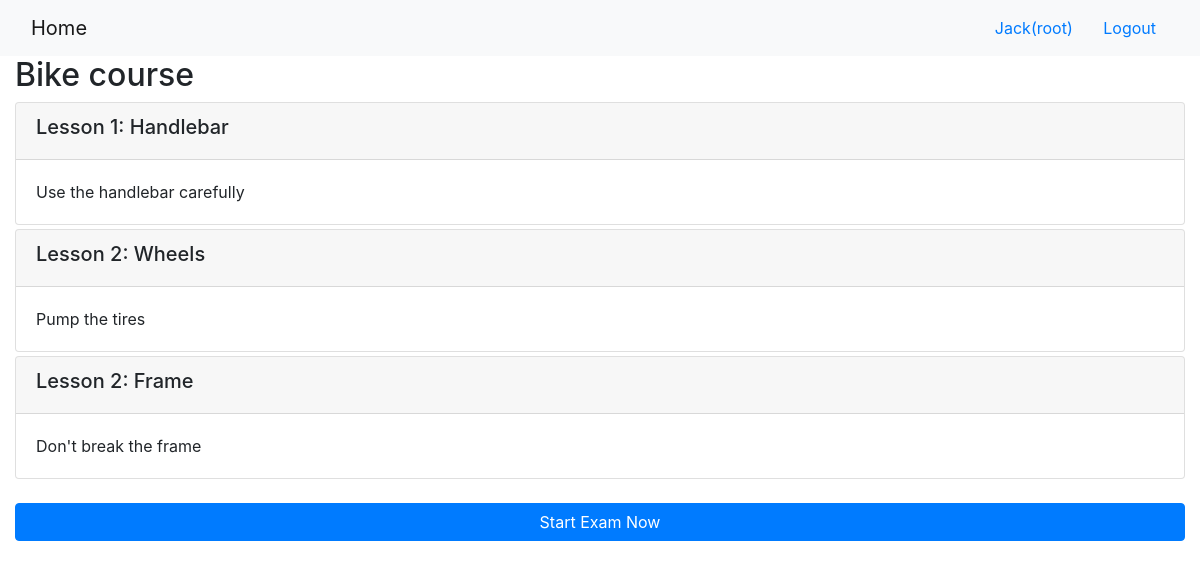
/onlinecourse/1/ (signed in), run on the app's committed database.
### onlinecourse/models.py (models this page shows, shortened)
class Course(models.Model):
    name = models.CharField(null=False, max_length=30, default='online course')
    image = models.ImageField(upload_to='course_images/')
    description = models.CharField(max_length=1000)
    pub_date = models.DateField(null=True)
    instructors = models.ManyToManyField(Instructor)
    users = models.ManyToManyField(settings.AUTH_USER_MODEL, through='Enrollment')
    total_enrollment = models.IntegerField(default=0)
    is_enrolled = False

class Lesson(models.Model):
    title = models.CharField(max_length=200, default="title")
    order = models.IntegerField(default=0)
    course = models.ForeignKey(Course, on_delete=models.CASCADE)
    content = models.TextField()

### onlinecourse/views.py (the view)
# urls.py: path('<int:pk>/', views.CourseDetailView.as_view(), name='course_details'),
class CourseDetailView(generic.DetailView):
    model = Course
    template_name = 'onlinecourse/course_detail_bootstrap.html'

### onlinecourse/templates/onlinecourse/course_detail_bootstrap.html (shortened to what this page needs)
<!DOCTYPE html>
<html lang="en">
    <head>
        {% load static %}
        <link rel="stylesheet" href="https://maxcdn.bootstrapcdn.com/bootstrap/4.5.2/css/bootstrap.min.css">
    </head>
<body>
    <nav class="navbar navbar-light bg-light">
        <div class="container-fluid">
            <div class="navbar-header">
                  <a class="navbar-brand" href="{% url 'onlinecourse:index' %}">Home</a>
            </div>
            <ul class="nav navbar-nav navbar-right">
                {% if user.is_authenticated %}
                <li>
                    <a class="btn btn-link" href="#">{{ user.first_name }}({{ user.username }})</a>
                    <a class="btn btn-link" href="{% url 'onlinecourse:logout' %}">Logout</a>
                </li>
                {% endif %}
            </ul>
        </div>
    </nav>
    <div class="container-fluid">
        <h2>{{ course.name }}</h2>
        <div class="card-columns-vertical">
            {% for lesson in course.lesson_set.all %}
                <div class="card mt-1">
                    <div class="card-header"><h5>Lesson {{lesson.order|add:1}}: {{lesson.title}}</h5></div>
                    <div class="card-body">{{lesson.content}}</div>
                </div>
            {% endfor %}
        </div>
        {% if user.is_authenticated %}
            <br/>
            <button class="btn btn-primary btn-block" data-toggle="collapse" data-target="#exam">
                Start Exam Now
            </button>
        {% endif %}
    </div>
</body>
</html>

### data on the page
Course: name "Bike course"
Lesson: order|add "1", title "Handlebar", content "Use the handlebar carefully"
Lesson: order|add "2", title "Wheels", content "Pump the tires"
Lesson: order|add "2", title "Frame", content "Don't break the frame"

### other printed values
{{ user.first_name }} "Jack"
{{ user.username }} "root"
